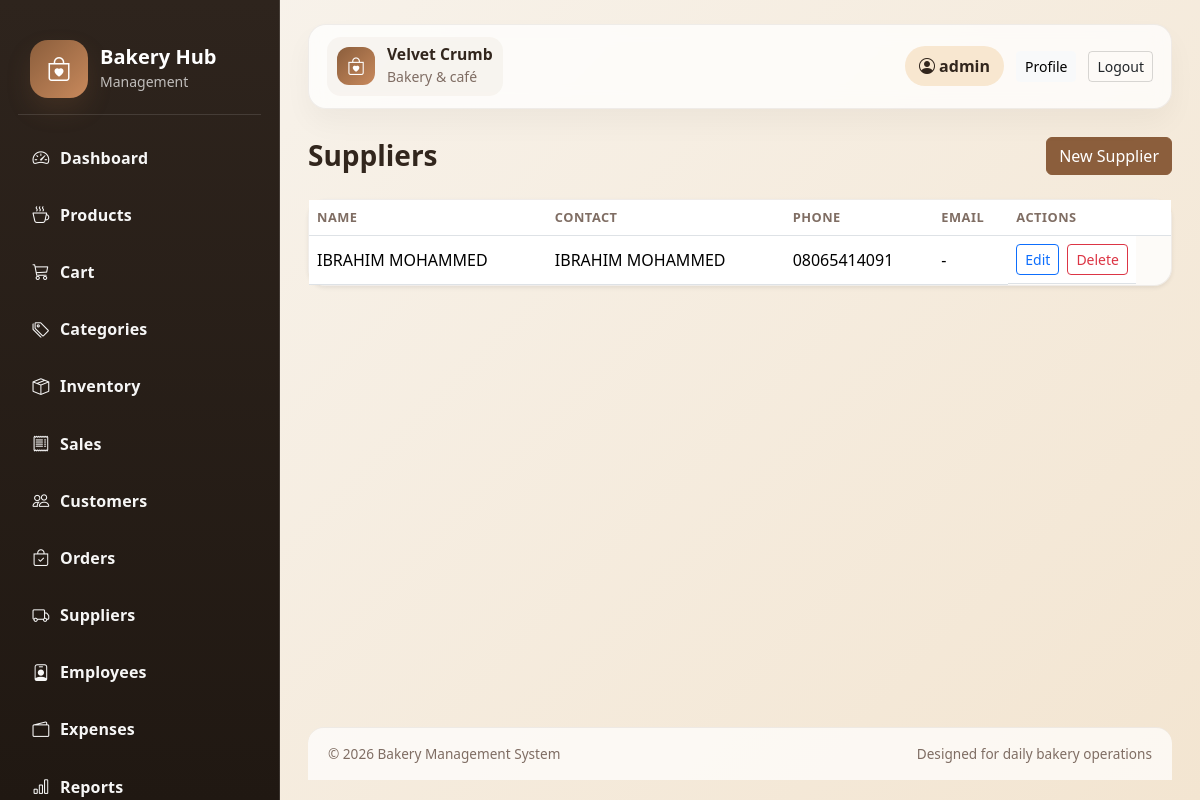
Page /suppliers/ (signed in) on the committed database.
### suppliers/models.py (models this page shows, shortened)
class Supplier(models.Model):
    name = models.CharField(max_length=150)
    contact_person = models.CharField(max_length=150, blank=True)
    phone = models.CharField(max_length=30, blank=True)
    email = models.EmailField(blank=True, null=True)
    address = models.TextField(blank=True)
    created_at = models.DateTimeField(auto_now_add=True)
    class Meta:
        ordering = ('name',)

### suppliers/views.py (the view)
# urls.py: path('', views.supplier_list, name='supplier_list'),
@login_required
def supplier_list(request):
    query = request.GET.get('q', '').strip()
    suppliers = Supplier.objects.order_by('name')
    if query:
        suppliers = suppliers.filter(Q(name__icontains=query) | Q(contact_person__icontains=query) | Q(phone__icontains=query))
    return render(request, 'suppliers/supplier_list.html', {'suppliers': suppliers, 'query': query})

### templates/suppliers/supplier_list.html (shortened to what this page needs)
{% extends 'base.html' %}
{% block content %}
<div class="d-flex justify-content-between align-items-center mb-4">
    <h3 class="page-title mb-0">Suppliers</h3>
    <a href="{% url 'supplier_new' %}" class="btn btn-primary">New Supplier</a>
</div>
<div class="card shadow-sm">
    <div class="card-body p-0">
        <div class="table-responsive">
            <table class="table mb-0 align-middle">
                <thead>
                    <tr>
                        <th>Name</th>
                        <th>Contact</th>
                        <th>Phone</th>
                        <th>Email</th>
                        <th>Actions</th>
                    </tr>
                </thead>
                <tbody>
                    {% for supplier in suppliers %}
                        <tr>
                            <td>{{ supplier.name }}</td>
                            <td>{{ supplier.contact_person|default:'-' }}</td>
                            <td>{{ supplier.phone|default:'-' }}</td>
                            <td>{{ supplier.email|default:'-' }}</td>
                            <td class="table-action">
                                <a href="{% url 'supplier_edit' supplier.pk %}" class="btn btn-sm btn-outline-primary">Edit</a>
                                <a href="{% url 'supplier_delete' supplier.pk %}" class="btn btn-sm btn-outline-danger" onclick="return confirm('Delete this supplier?')">Delete</a>
                            </td>
                        </tr>
                    {% empty %}
                        <tr><td colspan="5" class="empty-state">No suppliers found.</td></tr>
                    {% endfor %}
                </tbody>
            </table>
        </div>
    </div>
</div>
{% endblock %}

### templates/base.html (shortened to what this page needs)
{% load static %}
<!DOCTYPE html>
<html lang="en">
<head>
    <link href="https://cdn.jsdelivr.net/npm/bootstrap@5.3.3/dist/css/bootstrap.min.css" rel="stylesheet">
    <link href="https://cdn.jsdelivr.net/npm/bootstrap-icons@1.11.3/font/bootstrap-icons.min.css" rel="stylesheet">
    <link rel="stylesheet" href="{% static 'css/style.css' %}">
</head>
<body>
    <div class="app-shell">
        <aside class="sidebar">
            <div class="brand-box">
                <div class="brand-icon"><i class="bi bi-bag-heart"></i></div>
                <div>
                    <h5>Bakery Hub</h5>
                    <small>Management</small>
                </div>
            </div>
            <nav class="nav flex-column menu-list">
                <a class="nav-link" href="{% url 'dashboard:index' %}"><i class="bi bi-speedometer2"></i> Dashboard</a>
                <a class="nav-link" href="{% url 'product_list' %}"><i class="bi bi-cup-hot"></i> Products</a>
                <a class="nav-link" href="{% url 'cart' %}"><i class="bi bi-cart3"></i> Cart</a>
                <a class="nav-link" href="{% url 'category_list' %}"><i class="bi bi-tags"></i> Categories</a>
                <a class="nav-link" href="{% url 'inventory_list' %}"><i class="bi bi-box-seam"></i> Inventory</a>
                <a class="nav-link" href="{% url 'sales_list' %}"><i class="bi bi-receipt"></i> Sales</a>
                <a class="nav-link" href="{% url 'customer_list' %}"><i class="bi bi-people"></i> Customers</a>
                <a class="nav-link" href="{% url 'order_list' %}"><i class="bi bi-bag-check"></i> Orders</a>
                <a class="nav-link" href="{% url 'supplier_list' %}"><i class="bi bi-truck"></i> Suppliers</a>
                <a class="nav-link" href="{% url 'employee_list' %}"><i class="bi bi-person-badge"></i> Employees</a>
                <a class="nav-link" href="{% url 'expense_list' %}"><i class="bi bi-wallet2"></i> Expenses</a>
                <a class="nav-link" href="{% url 'report_dashboard' %}"><i class="bi bi-bar-chart"></i> Reports</a>
            </nav>
        </aside>
        <main class="main-content">
            <header class="topbar">
                <div class="topbar-left">
                    <div class="brand-mini">
                        <span class="brand-mini-mark"><i class="bi bi-bag-heart"></i></span>
                        <div>
                            <strong>Velvet Crumb</strong>
                            <small>Bakery & café</small>
                        </div>
                    </div>
                </div>
                <div class="topbar-right">
                    {% if user.is_authenticated %}
                        <span class="user-pill"><i class="bi bi-person-circle"></i> {{ user.get_full_name|default:user.username }}</span>
                        <a class="btn btn-light btn-sm" href="{% url 'accounts:profile' %}">Profile</a>
                        <a class="btn btn-outline-dark btn-sm" href="{% url 'accounts:logout' %}">Logout</a>
                    {% else %}
                        <a class="btn btn-bakery-secondary btn-sm" href="{% url 'accounts:register' %}">Create account</a>
                        <a class="btn btn-dark btn-sm" href="{% url 'accounts:login' %}">Login</a>
                    {% endif %}
                </div>
            </header>
            <div class="page-content">
                {% block content %}{% endblock %}
            </div>
            <footer class="app-footer">
                <div>© 2026 Bakery Management System</div>
                <div>Designed for daily bakery operations</div>
            </footer>
        </main>
    </div>
</body>
</html>

### static/css/style.css (style rules this page uses)
:root { --bg: #f7f1e8; --card: #fffdfa; --primary: #8b5e3c; --primary-soft: #c8895c; --secondary: #f1d1b5; --dark: #32261d; --muted: #7f6d63; --success: #3d8b5c; --danger: #c94d4d; --warning: #f5c76d; --border: rgba(77, 56, 42, 0.08); }
body { margin: 0; background: linear-gradient(135deg, #f8f4ee 0%, #f3e5d1 100%); color: var(--dark); font-family: 'Segoe UI', sans-serif; }
.brand-icon { display: flex; align-items: center; justify-content: center; width: 58px; height: 58px; border-radius: 18px; background: linear-gradient(135deg, var(--primary), var(--primary-soft)); color: white; font-size: 1.5rem; box-shadow: 0 12px 24px rgba(139, 94, 60, 0.2); }
.app-shell { display: flex; min-height: 100vh; width: 100%; }
.sidebar { width: 280px; background: linear-gradient(180deg, #2e241d 0%, #201812 100%); color: white; padding: 24px 18px; position: sticky; top: 0; height: 100vh; overflow-y: auto; overflow-x: hidden; border-right: 1px solid rgba(255,255,255,0.12); scrollbar-width: thin; scrollbar-color: rgba(255,255,255,0.35) transparent; }
.brand-box { display: flex; align-items: center; gap: 12px; padding: 16px 12px; margin-bottom: 18px; border-bottom: 1px solid rgba(255,255,255,0.12); }
.brand-box h5 { margin: 0; font-weight: 700; }
.brand-box small { color: rgba(255,255,255,0.7); }
.menu-list { gap: 4px; }
.menu-list .nav-link { color: #fff; border-radius: 12px; padding: 12px 14px; margin-bottom: 4px; display: flex; align-items: center; gap: 10px; transition: 0.2s ease; font-weight: 600; letter-spacing: 0.01em; opacity: 0.96; }
.menu-list .nav-link i { font-size: 1.05rem; width: 18px; text-align: center; opacity: 1; }
.main-content { flex: 1; display: flex; flex-direction: column; min-height: 100vh; padding: 24px 28px 20px; }
.topbar { display: flex; align-items: center; justify-content: space-between; margin-bottom: 28px; padding: 12px 18px; border-radius: 18px; background: rgba(255,255,255,0.75); border: 1px solid var(--border); box-shadow: 0 14px 28px rgba(21, 17, 13, 0.04); flex-shrink: 0; backdrop-filter: blur(10px); }
.topbar-left, .topbar-right { display: flex; align-items: center; gap: 12px; }
.brand-mini { display: flex; align-items: center; gap: 12px; padding: 8px 10px; border-radius: 14px; background: rgba(139, 94, 60, 0.05); }
.brand-mini-mark { width: 38px; height: 38px; display: flex; align-items: center; justify-content: center; background: linear-gradient(135deg, var(--primary), var(--primary-soft)); color: white; border-radius: 12px; font-size: 1.1rem; }
.brand-mini strong { display: block; color: var(--dark); font-size: 0.98rem; line-height: 1.2; }
.brand-mini small { color: var(--muted); }
.user-pill { background: #f8e7d0; color: var(--dark); border-radius: 999px; padding: 8px 14px; font-weight: 600; }
.page-content { display: block; flex: 1 1 auto; }
.app-footer { margin-top: 24px; padding: 16px 20px; border-top: 1px solid var(--border); background: rgba(255,255,255,0.7); border-radius: 16px 16px 0 0; display: flex; justify-content: space-between; align-items: center; gap: 12px; color: var(--muted); font-size: 0.85rem; flex-shrink: 0; }
.card { border: 1px solid var(--border); border-radius: 18px; background: rgba(255,255,255,0.8); }
.table th { font-size: 0.8rem; text-transform: uppercase; color: var(--muted); letter-spacing: 0.04em; }
.btn-primary { background: var(--primary); border-color: var(--primary); }
.btn-outline-dark { border-color: rgba(0,0,0,0.15); }
.page-title { font-weight: 700; margin-bottom: 18px; }
.table-action { display: inline-flex; gap: 8px; }

### rows in the picture
Supplier: name "IBRAHIM MOHAMMED", contact_person "IBRAHIM MOHAMMED", phone "08065414091", email "-"

### other values in the picture
{{ user.get_full_name|default:user.username }} "admin"
